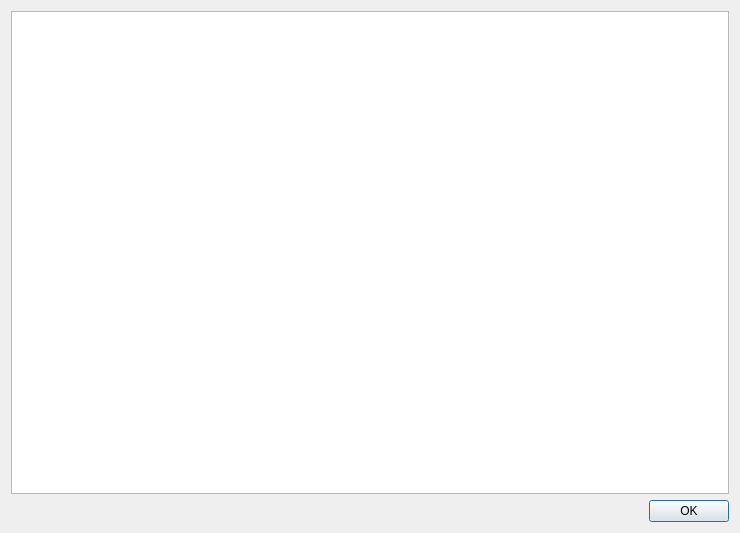
<?xml version="1.0" encoding="UTF-8"?>
<ui version="4.0">
 <class>Dialog_information</class>
 <widget class="QDialog" name="Dialog_information">
  <property name="geometry">
   <rect>
    <x>0</x>
    <y>0</y>
    <width>740</width>
    <height>533</height>
   </rect>
  </property>
  <property name="windowTitle">
   <string>Information</string>
  </property>
  <layout class="QGridLayout" name="gridLayout">
   <item row="1" column="0">
    <widget class="QDialogButtonBox" name="buttonBox">
     <property name="orientation">
      <enum>Qt::Horizontal</enum>
     </property>
     <property name="standardButtons">
      <set>QDialogButtonBox::Ok</set>
     </property>
    </widget>
   </item>
   <item row="0" column="0">
    <widget class="QTextEdit" name="textEdit"/>
   </item>
  </layout>
 </widget>
 <resources/>
 <connections>
  <connection>
   <sender>buttonBox</sender>
   <signal>accepted()</signal>
   <receiver>Dialog_information</receiver>
   <slot>accept()</slot>
   <hints>
    <hint type="sourcelabel">
     <x>248</x>
     <y>254</y>
    </hint>
    <hint type="destinationlabel">
     <x>157</x>
     <y>274</y>
    </hint>
   </hints>
  </connection>
  <connection>
   <sender>buttonBox</sender>
   <signal>rejected()</signal>
   <receiver>Dialog_information</receiver>
   <slot>reject()</slot>
   <hints>
    <hint type="sourcelabel">
     <x>316</x>
     <y>260</y>
    </hint>
    <hint type="destinationlabel">
     <x>286</x>
     <y>274</y>
    </hint>
   </hints>
  </connection>
 </connections>
</ui>
